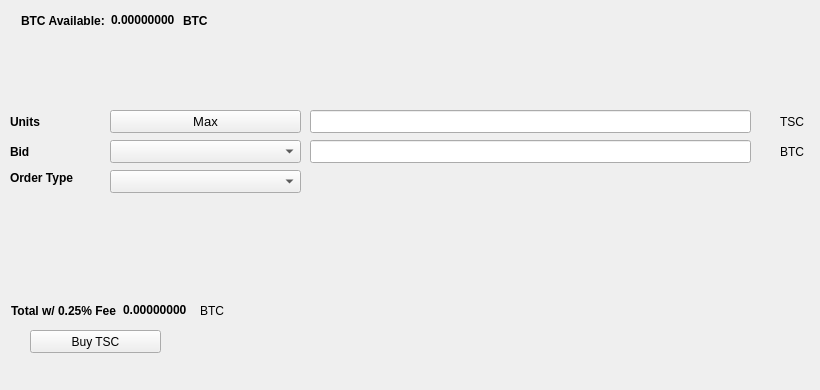
   <widget class="QWidget" name="BuyTab">
    <attribute name="title">
     <string>Buy</string>
    </attribute>
    <widget class="QPushButton" name="BuyTSC">
     <property name="geometry">
      <rect>
       <x>30</x>
       <y>330</y>
       <width>131</width>
       <height>23</height>
      </rect>
     </property>
     <property name="text">
      <string>Buy TSC</string>
     </property>
     <property name="icon">
      <iconset resource="../Transend.qrc">
       <normaloff>:/icons/bitcoin</normaloff>:/icons/bitcoin</iconset>
     </property>
    </widget>
    <widget class="QLabel" name="label_3">
     <property name="geometry">
      <rect>
       <x>10</x>
       <y>110</y>
       <width>46</width>
       <height>23</height>
      </rect>
     </property>
     <property name="font">
      <font>
       <weight>75</weight>
       <bold>true</bold>
      </font>
     </property>
     <property name="text">
      <string>Units</string>
     </property>
    </widget>
    <widget class="QLineEdit" name="UnitsInput">
     <property name="geometry">
      <rect>
       <x>310</x>
       <y>110</y>
       <width>441</width>
       <height>23</height>
      </rect>
     </property>
     <property name="font">
      <font>
       <pointsize>9</pointsize>
       <weight>75</weight>
       <bold>true</bold>
      </font>
     </property>
    </widget>
    <widget class="QLineEdit" name="BuyBidPriceEdit">
     <property name="geometry">
      <rect>
       <x>310</x>
       <y>140</y>
       <width>441</width>
       <height>23</height>
      </rect>
     </property>
     <property name="font">
      <font>
       <pointsize>9</pointsize>
       <weight>75</weight>
       <bold>true</bold>
      </font>
     </property>
    </widget>
    <widget class="QLabel" name="label_4">
     <property name="geometry">
      <rect>
       <x>780</x>
       <y>110</y>
       <width>31</width>
       <height>23</height>
      </rect>
     </property>
     <property name="text">
      <string>TSC</string>
     </property>
    </widget>
    <widget class="QLabel" name="label_5">
     <property name="geometry">
      <rect>
       <x>780</x>
       <y>140</y>
       <width>31</width>
       <height>23</height>
      </rect>
     </property>
     <property name="text">
      <string>BTC</string>
     </property>
    </widget>
    <widget class="QLabel" name="label_6">
     <property name="geometry">
      <rect>
       <x>10</x>
       <y>140</y>
       <width>46</width>
       <height>23</height>
      </rect>
     </property>
     <property name="font">
      <font>
       <weight>75</weight>
       <bold>true</bold>
      </font>
     </property>
     <property name="text">
      <string>Bid</string>
     </property>
    </widget>
    <widget class="QLabel" name="label_7">
     <property name="geometry">
      <rect>
       <x>10</x>
       <y>170</y>
       <width>91</width>
       <height>16</height>
      </rect>
     </property>
     <property name="font">
      <font>
       <weight>75</weight>
       <bold>true</bold>
      </font>
     </property>
     <property name="text">
      <string>Order Type</string>
     </property>
    </widget>
    <widget class="QPushButton" name="Buy_Max_Amount">
     <property name="geometry">
      <rect>
       <x>110</x>
       <y>110</y>
       <width>191</width>
       <height>23</height>
      </rect>
     </property>
     <property name="font">
      <font>
       <pointsize>10</pointsize>
      </font>
     </property>
     <property name="text">
      <string>Max</string>
     </property>
    </widget>
    <widget class="QComboBox" name="BuyBidcomboBox">
     <property name="geometry">
      <rect>
       <x>110</x>
       <y>140</y>
       <width>191</width>
       <height>23</height>
      </rect>
     </property>
     <property name="font">
      <font>
       <pointsize>10</pointsize>
      </font>
     </property>
    </widget>
    <widget class="QComboBox" name="buyOrdertypeCombo">
     <property name="geometry">
      <rect>
       <x>110</x>
       <y>170</y>
       <width>191</width>
       <height>23</height>
      </rect>
     </property>
     <property name="font">
      <font>
       <pointsize>10</pointsize>
      </font>
     </property>
    </widget>
    <widget class="QWidget" name="layoutWidget1">
     <property name="geometry">
      <rect>
       <x>21</x>
       <y>11</y>
       <width>227</width>
       <height>19</height>
      </rect>
     </property>
     <layout class="QHBoxLayout" name="horizontalLayout_3">
      <item>
       <widget class="QLabel" name="label232">
        <property name="font">
         <font>
          <weight>75</weight>
          <bold>true</bold>
         </font>
        </property>
        <property name="text">
         <string>BTC Available:</string>
        </property>
       </widget>
      </item>
      <item>
       <widget class="QLabel" name="BtcAvailableLbl">
        <property name="palette">
         <palette>
          <active>
           <colorrole role="WindowText">
            <brush brushstyle="SolidPattern">
             <color alpha="255">
              <red>0</red>
              <green>0</green>
              <blue>0</blue>
             </color>
            </brush>
           </colorrole>
           <colorrole role="Button">
            <brush brushstyle="SolidPattern">
             <color alpha="255">
              <red>0</red>
              <green>170</green>
              <blue>0</blue>
             </color>
            </brush>
           </colorrole>
           <colorrole role="Light">
            <brush brushstyle="SolidPattern">
             <color alpha="255">
              <red>0</red>
              <green>255</green>
              <blue>0</blue>
             </color>
            </brush>
           </colorrole>
           <colorrole role="Midlight">
            <brush brushstyle="SolidPattern">
             <color alpha="255">
              <red>0</red>
              <green>212</green>
              <blue>0</blue>
             </color>
            </brush>
           </colorrole>
           <colorrole role="Dark">
            <brush brushstyle="SolidPattern">
             <color alpha="255">
              <red>0</red>
              <green>85</green>
              <blue>0</blue>
             </color>
            </brush>
           </colorrole>
           <colorrole role="Mid">
            <brush brushstyle="SolidPattern">
             <color alpha="255">
              <red>0</red>
              <green>113</green>
              <blue>0</blue>
             </color>
            </brush>
           </colorrole>
           <colorrole role="Text">
            <brush brushstyle="SolidPattern">
             <color alpha="255">
              <red>0</red>
              <green>170</green>
              <blue>0</blue>
             </color>
            </brush>
           </colorrole>
           <colorrole role="BrightText">
            <brush brushstyle="SolidPattern">
             <color alpha="255">
              <red>255</red>
              <green>255</green>
              <blue>255</blue>
             </color>
            </brush>
           </colorrole>
           <colorrole role="ButtonText">
            <brush brushstyle="SolidPattern">
             <color alpha="255">
              <red>0</red>
              <green>0</green>
              <blue>0</blue>
             </color>
            </brush>
           </colorrole>
           <colorrole role="Base">
            <brush brushstyle="SolidPattern">
             <color alpha="255">
              <red>255</red>
              <green>255</green>
              <blue>255</blue>
             </color>
            </brush>
           </colorrole>
           <colorrole role="Window">
            <brush brushstyle="SolidPattern">
             <color alpha="255">
              <red>0</red>
              <green>170</green>
              <blue>0</blue>
             </color>
            </brush>
           </colorrole>
           <colorrole role="Shadow">
            <brush brushstyle="SolidPattern">
             <color alpha="255">
              <red>0</red>
              <green>0</green>
              <blue>0</blue>
             </color>
            </brush>
           </colorrole>
           <colorrole role="AlternateBase">
            <brush brushstyle="SolidPattern">
             <color alpha="255">
              <red>127</red>
              <green>212</green>
              <blue>127</blue>
             </color>
            </brush>
           </colorrole>
           <colorrole role="ToolTipBase">
            <brush brushstyle="SolidPattern">
             <color alpha="255">
              <red>255</red>
              <green>255</green>
              <blue>220</blue>
             </color>
            </brush>
           </colorrole>
           <colorrole role="ToolTipText">
            <brush brushstyle="SolidPattern">
             <color alpha="255">
              <red>0</red>
              <green>0</green>
              <blue>0</blue>
             </color>
            </brush>
           </colorrole>
          </active>
          <inactive>
           <colorrole role="WindowText">
            <brush brushstyle="SolidPattern">
             <color alpha="255">
              <red>0</red>
              <green>0</green>
              <blue>0</blue>
             </color>
            </brush>
           </colorrole>
           <colorrole role="Button">
            <brush brushstyle="SolidPattern">
             <color alpha="255">
              <red>0</red>
              <green>170</green>
              <blue>0</blue>
             </color>
            </brush>
           </colorrole>
           <colorrole role="Light">
            <brush brushstyle="SolidPattern">
             <color alpha="255">
              <red>0</red>
              <green>255</green>
              <blue>0</blue>
             </color>
            </brush>
           </colorrole>
           <colorrole role="Midlight">
            <brush brushstyle="SolidPattern">
             <color alpha="255">
              <red>0</red>
              <green>212</green>
              <blue>0</blue>
             </color>
            </brush>
           </colorrole>
           <colorrole role="Dark">
            <brush brushstyle="SolidPattern">
             <color alpha="255">
              <red>0</red>
              <green>85</green>
              <blue>0</blue>
             </color>
            </brush>
           </colorrole>
           <colorrole role="Mid">
            <brush brushstyle="SolidPattern">
             <color alpha="255">
              <red>0</red>
              <green>113</green>
              <blue>0</blue>
             </color>
            </brush>
           </colorrole>
           <colorrole role="Text">
            <brush brushstyle="SolidPattern">
             <color alpha="255">
              <red>0</red>
              <green>170</green>
              <blue>0</blue>
             </color>
            </brush>
           </colorrole>
           <colorrole role="BrightText">
            <brush brushstyle="SolidPattern">
             <color alpha="255">
              <red>255</red>
              <green>255</green>
              <blue>255</blue>
             </color>
            </brush>
           </colorrole>
           <colorrole role="ButtonText">
            <brush brushstyle="SolidPattern">
             <color alpha="255">
              <red>0</red>
              <green>0</green>
              <blue>0</blue>
             </color>
            </brush>
           </colorrole>
           <colorrole role="Base">
            <brush brushstyle="SolidPattern">
             <color alpha="255">
              <red>255</red>
              <green>255</green>
              <blue>255</blue>
             </color>
            </brush>
           </colorrole>
           <colorrole role="Window">
            <brush brushstyle="SolidPattern">
             <color alpha="255">
              <red>0</red>
              <green>170</green>
              <blue>0</blue>
             </color>
            </brush>
           </colorrole>
           <colorrole role="Shadow">
            <brush brushstyle="SolidPattern">
             <color alpha="255">
              <red>0</red>
              <green>0</green>
              <blue>0</blue>
             </color>
            </brush>
           </colorrole>
           <colorrole role="AlternateBase">
            <brush brushstyle="SolidPattern">
             <color alpha="255">
              <red>127</red>
              <green>212</green>
              <blue>127</blue>
             </color>
            </brush>
           </colorrole>
           <colorrole role="ToolTipBase">
            <brush brushstyle="SolidPattern">
             <color alpha="255">
              <red>255</red>
              <green>255</green>
              <blue>220</blue>
             </color>
            </brush>
           </colorrole>
           <colorrole role="ToolTipText">
            <brush brushstyle="SolidPattern">
             <color alpha="255">
              <red>0</red>
              <green>0</green>
              <blue>0</blue>
             </color>
            </brush>
           </colorrole>
          </inactive>
          <disabled>
           <colorrole role="WindowText">
            <brush brushstyle="SolidPattern">
             <color alpha="255">
              <red>0</red>
              <green>85</green>
              <blue>0</blue>
             </color>
            </brush>
           </colorrole>
           <colorrole role="Button">
            <brush brushstyle="SolidPattern">
             <color alpha="255">
              <red>0</red>
              <green>170</green>
              <blue>0</blue>
             </color>
            </brush>
           </colorrole>
           <colorrole role="Light">
            <brush brushstyle="SolidPattern">
             <color alpha="255">
              <red>0</red>
              <green>255</green>
              <blue>0</blue>
             </color>
            </brush>
           </colorrole>
           <colorrole role="Midlight">
            <brush brushstyle="SolidPattern">
             <color alpha="255">
              <red>0</red>
              <green>212</green>
              <blue>0</blue>
             </color>
            </brush>
           </colorrole>
           <colorrole role="Dark">
            <brush brushstyle="SolidPattern">
             <color alpha="255">
              <red>0</red>
              <green>85</green>
              <blue>0</blue>
             </color>
            </brush>
           </colorrole>
           <colorrole role="Mid">
            <brush brushstyle="SolidPattern">
             <color alpha="255">
              <red>0</red>
              <green>113</green>
              <blue>0</blue>
             </color>
            </brush>
           </colorrole>
           <colorrole role="Text">
            <brush brushstyle="SolidPattern">
             <color alpha="255">
              <red>0</red>
              <green>85</green>
              <blue>0</blue>
             </color>
            </brush>
           </colorrole>
           <colorrole role="BrightText">
            <brush brushstyle="SolidPattern">
             <color alpha="255">
              <red>255</red>
              <green>255</green>
              <blue>255</blue>
             </color>
            </brush>
           </colorrole>
           <colorrole role="ButtonText">
            <brush brushstyle="SolidPattern">
             <color alpha="255">
              <red>0</red>
              <green>85</green>
              <blue>0</blue>
             </color>
            </brush>
           </colorrole>
           <colorrole role="Base">
            <brush brushstyle="SolidPattern">
             <color alpha="255">
              <red>0</red>
              <green>170</green>
              <blue>0</blue>
             </color>
            </brush>
           </colorrole>
           <colorrole role="Window">
            <brush brushstyle="SolidPattern">
             <color alpha="255">
              <red>0</red>
              <green>170</green>
              <blue>0</blue>
             </color>
            </brush>
           </colorrole>
           <colorrole role="Shadow">
            <brush brushstyle="SolidPattern">
             <color alpha="255">
              <red>0</red>
              <green>0</green>
              <blue>0</blue>
             </color>
            </brush>
           </colorrole>
           <colorrole role="AlternateBase">
            <brush brushstyle="SolidPattern">
             <color alpha="255">
              <red>0</red>
              <green>170</green>
              <blue>0</blue>
             </color>
            </brush>
           </colorrole>
           <colorrole role="ToolTipBase">
            <brush brushstyle="SolidPattern">
             <color alpha="255">
              <red>255</red>
              <green>255</green>
              <blue>220</blue>
             </color>
            </brush>
           </colorrole>
           <colorrole role="ToolTipText">
            <brush brushstyle="SolidPattern">
             <color alpha="255">
              <red>0</red>
              <green>0</green>
              <blue>0</blue>
             </color>
            </brush>
           </colorrole>
          </disabled>
         </palette>
        </property>
        <property name="font">
         <font>
          <weight>75</weight>
          <bold>true</bold>
         </font>
        </property>
        <property name="text">
         <string>0.00000000</string>
        </property>
        <property name="textInteractionFlags">
         <set>Qt::LinksAccessibleByMouse|Qt::TextSelectableByKeyboard|Qt::TextSelectableByMouse</set>
        </property>
       </widget>
      </item>
      <item>
       <widget class="QLabel" name="BtcAvailableLbl_2">
        <property name="font">
         <font>
          <weight>75</weight>
          <bold>true</bold>
         </font>
        </property>
        <property name="text">
         <string>BTC</string>
        </property>
       </widget>
      </item>
     </layout>
    </widget>
    <widget class="QWidget" name="layoutWidge2">
     <property name="geometry">
      <rect>
       <x>11</x>
       <y>301</y>
       <width>259</width>
       <height>19</height>
      </rect>
     </property>
     <layout class="QHBoxLayout" name="horizontalLayout_4">
      <item>
       <widget class="QLabel" name="label_9">
        <property name="font">
         <font>
          <weight>75</weight>
          <bold>true</bold>
         </font>
        </property>
        <property name="text">
         <string>Total w/ 0.25% Fee</string>
        </property>
       </widget>
      </item>
      <item>
       <widget class="QLabel" name="BuyCostLabel">
        <property name="palette">
         <palette>
          <active>
           <colorrole role="WindowText">
            <brush brushstyle="SolidPattern">
             <color alpha="255">
              <red>0</red>
              <green>0</green>
              <blue>0</blue>
             </color>
            </brush>
           </colorrole>
           <colorrole role="Button">
            <brush brushstyle="SolidPattern">
             <color alpha="255">
              <red>0</red>
              <green>170</green>
              <blue>0</blue>
             </color>
            </brush>
           </colorrole>
           <colorrole role="Light">
            <brush brushstyle="SolidPattern">
             <color alpha="255">
              <red>0</red>
              <green>255</green>
              <blue>0</blue>
             </color>
            </brush>
           </colorrole>
           <colorrole role="Midlight">
            <brush brushstyle="SolidPattern">
             <color alpha="255">
              <red>0</red>
              <green>212</green>
              <blue>0</blue>
             </color>
            </brush>
           </colorrole>
           <colorrole role="Dark">
            <brush brushstyle="SolidPattern">
             <color alpha="255">
              <red>0</red>
              <green>85</green>
              <blue>0</blue>
             </color>
            </brush>
           </colorrole>
           <colorrole role="Mid">
            <brush brushstyle="SolidPattern">
             <color alpha="255">
              <red>0</red>
              <green>113</green>
              <blue>0</blue>
             </color>
            </brush>
           </colorrole>
           <colorrole role="Text">
            <brush brushstyle="SolidPattern">
             <color alpha="255">
              <red>0</red>
              <green>170</green>
              <blue>0</blue>
             </color>
            </brush>
           </colorrole>
           <colorrole role="BrightText">
            <brush brushstyle="SolidPattern">
             <color alpha="255">
              <red>255</red>
              <green>255</green>
              <blue>255</blue>
             </color>
            </brush>
           </colorrole>
           <colorrole role="ButtonText">
            <brush brushstyle="SolidPattern">
             <color alpha="255">
              <red>0</red>
              <green>0</green>
              <blue>0</blue>
             </color>
            </brush>
           </colorrole>
           <colorrole role="Base">
            <brush brushstyle="SolidPattern">
             <color alpha="255">
              <red>255</red>
              <green>255</green>
              <blue>255</blue>
             </color>
            </brush>
           </colorrole>
           <colorrole role="Window">
            <brush brushstyle="SolidPattern">
             <color alpha="255">
              <red>0</red>
              <green>170</green>
              <blue>0</blue>
             </color>
            </brush>
           </colorrole>
           <colorrole role="Shadow">
            <brush brushstyle="SolidPattern">
             <color alpha="255">
              <red>0</red>
              <green>0</green>
              <blue>0</blue>
             </color>
            </brush>
           </colorrole>
           <colorrole role="AlternateBase">
            <brush brushstyle="SolidPattern">
             <color alpha="255">
              <red>127</red>
              <green>212</green>
              <blue>127</blue>
             </color>
            </brush>
           </colorrole>
           <colorrole role="ToolTipBase">
            <brush brushstyle="SolidPattern">
             <color alpha="255">
              <red>255</red>
              <green>255</green>
              <blue>220</blue>
             </color>
            </brush>
           </colorrole>
           <colorrole role="ToolTipText">
            <brush brushstyle="SolidPattern">
             <color alpha="255">
              <red>0</red>
              <green>0</green>
              <blue>0</blue>
             </color>
            </brush>
           </colorrole>
          </active>
          <inactive>
           <colorrole role="WindowText">
            <brush brushstyle="SolidPattern">
             <color alpha="255">
              <red>0</red>
              <green>0</green>
              <blue>0</blue>
             </color>
            </brush>
           </colorrole>
           <colorrole role="Button">
            <brush brushstyle="SolidPattern">
             <color alpha="255">
              <red>0</red>
              <green>170</green>
              <blue>0</blue>
             </color>
            </brush>
           </colorrole>
           <colorrole role="Light">
            <brush brushstyle="SolidPattern">
             <color alpha="255">
              <red>0</red>
              <green>255</green>
              <blue>0</blue>
             </color>
            </brush>
           </colorrole>
           <colorrole role="Midlight">
            <brush brushstyle="SolidPattern">
             <color alpha="255">
              <red>0</red>
              <green>212</green>
              <blue>0</blue>
             </color>
            </brush>
           </colorrole>
           <colorrole role="Dark">
            <brush brushstyle="SolidPattern">
             <color alpha="255">
              <red>0</red>
              <green>85</green>
              <blue>0</blue>
             </color>
            </brush>
           </colorrole>
           <colorrole role="Mid">
            <brush brushstyle="SolidPattern">
             <color alpha="255">
              <red>0</red>
              <green>113</green>
              <blue>0</blue>
             </color>
            </brush>
           </colorrole>
           <colorrole role="Text">
            <brush brushstyle="SolidPattern">
             <color alpha="255">
              <red>0</red>
              <green>170</green>
              <blue>0</blue>
             </color>
            </brush>
           </colorrole>
           <colorrole role="BrightText">
            <brush brushstyle="SolidPattern">
             <color alpha="255">
              <red>255</red>
              <green>255</green>
              <blue>255</blue>
             </color>
            </brush>
           </colorrole>
           <colorrole role="ButtonText">
            <brush brushstyle="SolidPattern">
             <color alpha="255">
              <red>0</red>
              <green>0</green>
              <blue>0</blue>
             </color>
            </brush>
           </colorrole>
           <colorrole role="Base">
            <brush brushstyle="SolidPattern">
             <color alpha="255">
              <red>255</red>
              <green>255</green>
              <blue>255</blue>
             </color>
            </brush>
           </colorrole>
           <colorrole role="Window">
            <brush brushstyle="SolidPattern">
             <color alpha="255">
              <red>0</red>
              <green>170</green>
              <blue>0</blue>
             </color>
            </brush>
           </colorrole>
           <colorrole role="Shadow">
            <brush brushstyle="SolidPattern">
             <color alpha="255">
              <red>0</red>
              <green>0</green>
              <blue>0</blue>
             </color>
            </brush>
           </colorrole>
           <colorrole role="AlternateBase">
            <brush brushstyle="SolidPattern">
             <color alpha="255">
              <red>127</red>
              <green>212</green>
              <blue>127</blue>
             </color>
            </brush>
           </colorrole>
           <colorrole role="ToolTipBase">
            <brush brushstyle="SolidPattern">
             <color alpha="255">
              <red>255</red>
              <green>255</green>
              <blue>220</blue>
             </color>
            </brush>
           </colorrole>
           <colorrole role="ToolTipText">
            <brush brushstyle="SolidPattern">
             <color alpha="255">
              <red>0</red>
              <green>0</green>
              <blue>0</blue>
             </color>
            </brush>
           </colorrole>
          </inactive>
          <disabled>
           <colorrole role="WindowText">
            <brush brushstyle="SolidPattern">
             <color alpha="255">
              <red>0</red>
              <green>85</green>
              <blue>0</blue>
             </color>
            </brush>
           </colorrole>
           <colorrole role="Button">
            <brush brushstyle="SolidPattern">
             <color alpha="255">
              <red>0</red>
              <green>170</green>
              <blue>0</blue>
             </color>
            </brush>
           </colorrole>
           <colorrole role="Light">
            <brush brushstyle="SolidPattern">
             <color alpha="255">
              <red>0</red>
              <green>255</green>
              <blue>0</blue>
             </color>
            </brush>
           </colorrole>
           <colorrole role="Midlight">
            <brush brushstyle="SolidPattern">
             <color alpha="255">
              <red>0</red>
              <green>212</green>
              <blue>0</blue>
             </color>
            </brush>
           </colorrole>
           <colorrole role="Dark">
            <brush brushstyle="SolidPattern">
             <color alpha="255">
              <red>0</red>
              <green>85</green>
              <blue>0</blue>
             </color>
            </brush>
           </colorrole>
           <colorrole role="Mid">
            <brush brushstyle="SolidPattern">
             <color alpha="255">
              <red>0</red>
              <green>113</green>
              <blue>0</blue>
             </color>
            </brush>
           </colorrole>
           <colorrole role="Text">
            <brush brushstyle="SolidPattern">
             <color alpha="255">
              <red>0</red>
              <green>85</green>
              <blue>0</blue>
             </color>
            </brush>
           </colorrole>
           <colorrole role="BrightText">
            <brush brushstyle="SolidPattern">
             <color alpha="255">
              <red>255</red>
              <green>255</green>
              <blue>255</blue>
             </color>
            </brush>
           </colorrole>
           <colorrole role="ButtonText">
            <brush brushstyle="SolidPattern">
             <color alpha="255">
              <red>0</red>
              <green>85</green>
              <blue>0</blue>
             </color>
            </brush>
           </colorrole>
           <colorrole role="Base">
            <brush brushstyle="SolidPattern">
             <color alpha="255">
              <red>0</red>
              <green>170</green>
              <blue>0</blue>
             </color>
            </brush>
           </colorrole>
           <colorrole role="Window">
            <brush brushstyle="SolidPattern">
             <color alpha="255">
              <red>0</red>
              <green>170</green>
              <blue>0</blue>
             </color>
            </brush>
           </colorrole>
           <colorrole role="Shadow">
            <brush brushstyle="SolidPattern">
             <color alpha="255">
              <red>0</red>
              <green>0</green>
              <blue>0</blue>
             </color>
            </brush>
           </colorrole>
           <colorrole role="AlternateBase">
            <brush brushstyle="SolidPattern">
             <color alpha="255">
              <red>0</red>
              <green>170</green>
              <blue>0</blue>
             </color>
            </brush>
           </colorrole>
           <colorrole role="ToolTipBase">
            <brush brushstyle="SolidPattern">
             <color alpha="255">
              <red>255</red>
              <green>255</green>
              <blue>220</blue>
             </color>
            </brush>
           </colorrole>
           <colorrole role="ToolTipText">
            <brush brushstyle="SolidPattern">
             <color alpha="255">
              <red>0</red>
              <green>0</green>
              <blue>0</blue>
             </color>
            </brush>
           </colorrole>
          </disabled>
         </palette>
        </property>
        <property name="font">
         <font>
          <weight>75</weight>
          <bold>true</bold>
         </font>
        </property>
        <property name="autoFillBackground">
         <bool>false</bool>
        </property>
        <property name="text">
         <string>0.00000000</string>
        </property>
        <property name="textInteractionFlags">
         <set>Qt::LinksAccessibleByMouse|Qt::TextSelectableByMouse</set>
        </property>
       </widget>
      </item>
      <item>
       <widget class="QLabel" name="label_10">
        <property name="font">
         <font>
          <weight>50</weight>
          <bold>false</bold>
         </font>
        </property>
        <property name="text">
         <string>BTC</string>
        </property>
       </widget>
      </item>
     </layout>
    </widget>
    <widget class="QLabel" name="label_24">
     <property name="geometry">
      <rect>
       <x>460</x>
       <y>300</y>
       <width>281</width>
       <height>81</height>
      </rect>
     </property>
     <property name="text">
      <string/>
     </property>
     <property name="pixmap">
      <pixmap>:/images/bittrex</pixmap>
     </property>
    </widget>
   </widget>
